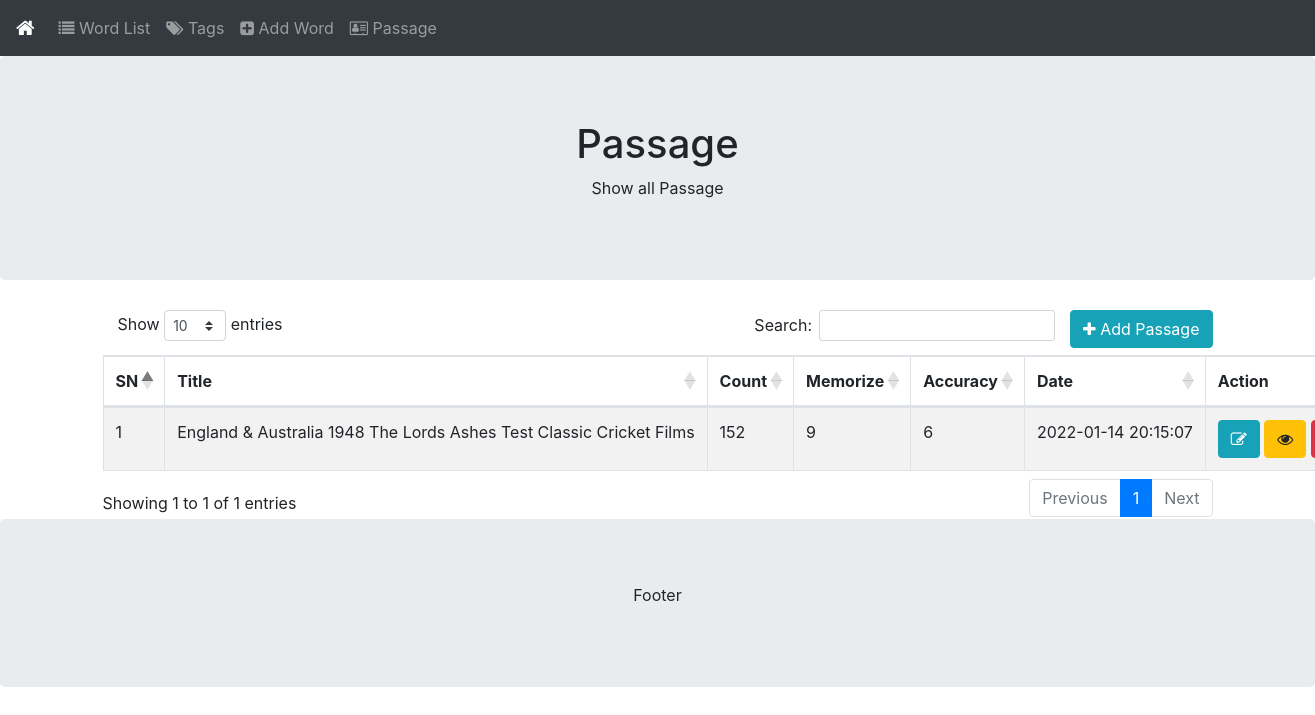
The page /paragraph.php on the database its author committed.
### tables this page shows
CREATE TABLE `paragraph` (
  `id` int(11) NOT NULL,
  `name` varchar(100) NOT NULL,
  `slug` varchar(100) NOT NULL,
  `description` varchar(20000) DEFAULT NULL,
  `iframe` varchar(1000) DEFAULT NULL,
  `count` int(11) DEFAULT NULL,
  `memorize` int(11) DEFAULT NULL,
  `accuracy` int(11) DEFAULT NULL,
  `created_at` datetime NOT NULL DEFAULT current_timestamp(),
  `updated_at` datetime NOT NULL DEFAULT current_timestamp()
);

### database.php (called while the page is built, shortened)
<?php
class Database{
	public $hostname = "localhost";
	public $username = "root";
	public $passowrd = "";
	public $database = "vocabulary";
	public $connection;
	public function __construct()
	{
		$this->connection = new mysqli($this->hostname, $this->username, $this->passowrd, $this->database);
	}
	public function fetch($table, array $columns, array $condition){
		$where_condition = "";
		$columns = (empty($columns)) ? "*" : rtrim(implode(",",$columns), ",");
		$result=$this->connection->query("SELECT $columns FROM $table $where_condition");
		return $result->fetch_all(MYSQLI_ASSOC);
	}
}
$obj = new Database();
?>

### paragraph.php (the view, shortened to what this page needs)
<?php require "header.php"; ?>
<div class="jumbotron text-center" style="margin-bottom:0">
  <h1>Passage</h1>
  <p>Show all Passage</p>
</div>
<div class="container" style="margin-top:30px">
  <div class="row">
    <div class="col-sm-12">
        <a href="save-paragraph.php" class="btn btn-info pull-right"><i class="fa fa-plus" aria-hidden="true"></i> Add Passage</a>
        <table id="word-list" class="table table-striped table-bordered dt-responsive nowrap" style="width:100%">
            <thead>
                <tr>
                    <th>SN</th>
                    <th>Title</th>
                    <th>Count</th>
                    <th>Memorize</th>
                    <th>Accuracy</th>
                    <th>Date</th>
                    <th>Action</th>
                </tr>
            </thead>
            <tbody>
                <?php
                $paragraphs = $obj->fetch("paragraph", array(), array());
                $sn = 1;
                foreach($paragraphs as $paragraph){
                    echo '
                        <tr>
                            <td>'.$sn++.'</td>
                            <td>'.$paragraph['name'].'</td>
                            <td>'.$paragraph['count'].'</td>
                            <td>'.$paragraph['memorize'].'</td>
                            <td>'.$paragraph['accuracy'].'</td>
                            <td>'.$paragraph['updated_at'].'</td>
                            <td class="pull-right">
                                <a href="save-paragraph.php?action=update&id='.$paragraph['id'].'" class="btn btn-info"><i class="fa fa-pencil-square-o" aria-hidden="true"></i></a>
                                <a href="view-paragraph.php?id='.$paragraph['id'].'" class="btn btn-warning"><i class="fa fa-eye" aria-hidden="true"></i></a>
                                <a id="delete-data" data-id="'.$paragraph['id'].'" data-page="paragraph" onclick="deleteData('.$paragraph['id'].')" class="btn btn-danger">
                                    <i class="fa fa-times" aria-hidden="true"></i>
                                </a>
                            </td>
                        </tr>
                    ';
                }
                ?>
            </tbody>
        </table>
    </div>
  </div>
</div>
<?php require "footer.php"; ?>

### rows shown on the page
paragraph: name "England & Australia 1948 The Lords Ashes Test Classic Cricket Films", count "152", memorize "9", accuracy "6", updated_at "2022-01-14 20:15:07"
